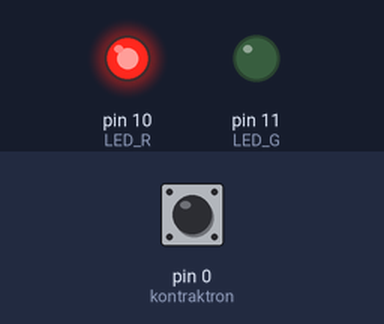
Simulated run of this sketch. Board: Arduino Uno, built with avr-gcc and run on an emulated ATmega328P. Shown: output pins drawn as LEDs (lit = HIGH). The inputs (shaded band) are chosen by the test bench; at power-on: pin 0 (kontraktron) HIGH.

Above: at 1.2 s.
1.3 s: pin 0 (kontraktron) pulled LOW for 0.15 s
At 1.37 s:
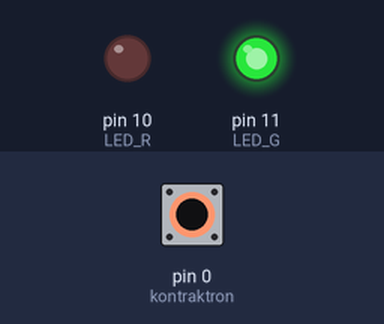
2.9 s: pin 0 (kontraktron) pulled LOW for 3.2 s
At 7.1 s:
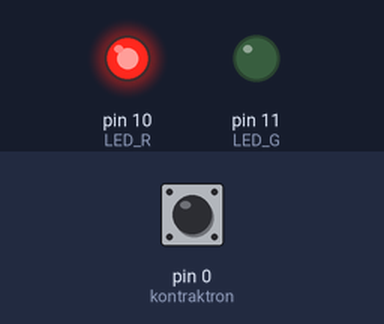
Timing chart, 0 to 8.6 s (numbered marks = the images above; inputs shaded):
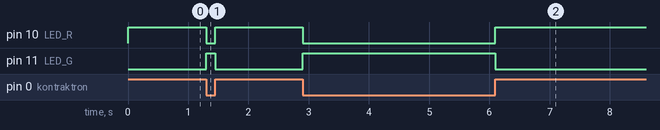

The sketch:

kontraktor.ino
```cpp
//MAGDALENA LIPIEC

#define LED_R 10
#define LED_G 11
#define kontraktron 0

void setup() {
  pinMode(LED_R, OUTPUT);
  pinMode(LED_G, OUTPUT);

  pinMode(kontraktron, INPUT_PULLUP);

  digitalWrite(LED_R, LOW);
  digitalWrite(LED_G, LOW);
}

void loop() {
  if (digitalRead(kontraktron) == LOW) {    //jesli czujnik jest zwarty
    digitalWrite(LED_R, LOW);
    digitalWrite(LED_G, HIGH);
  }
  else {
    digitalWrite(LED_R, HIGH);
    digitalWrite(LED_G, LOW);
  }

}
```

Measured:
- after the input at 1.3 s, pin 10 (LED_R): HIGH → LOW at once, → HIGH 0.15 s later; pin 11 (LED_G): LOW → HIGH at once, → LOW 0.15 s later
- after the input at 2.9 s, pin 10 (LED_R): HIGH → LOW at once, → HIGH 3.2 s later; pin 11 (LED_G): LOW → HIGH at once, → LOW 3.2 s later
